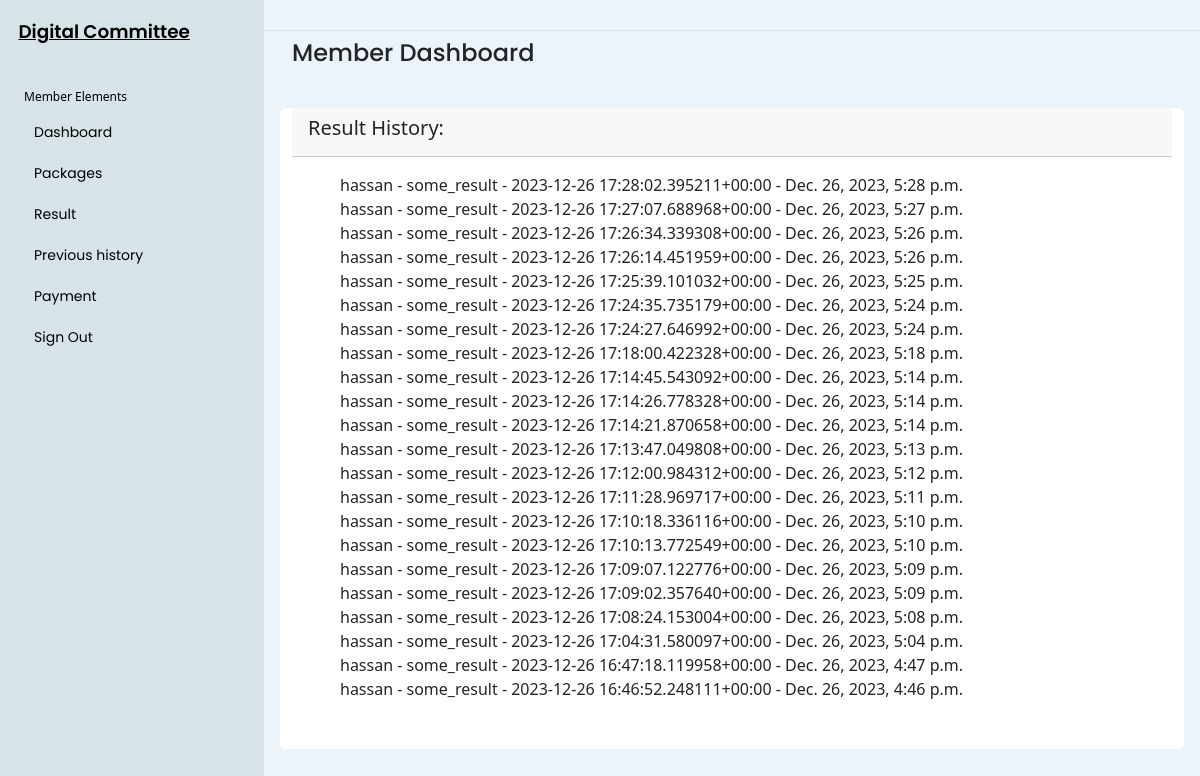
Page /result-history/ (signed in) on the committed database.
### fair_collection/models.py (models this page shows)
class ResultHistory(models.Model):
    user = models.ForeignKey(User, on_delete=models.CASCADE)
    result = models.CharField(max_length=255)  # No null allowed now
    created_at = models.DateTimeField(auto_now_add=True)
    def __str__(self):
        return f"{self.user.username} - {self.result} - {self.created_at}"

### fair_collection/views.py (the view)
# urls.py: path('result-history/', views.result_history, name='result_history'),
def result_history(request):
    history = ResultHistory.objects.filter(user=request.user).order_by('-created_at')
    return render(request, "fair_collection/result_history.html", {'history': history} )

### fair_collection/templates/fair_collection/result_history.html (shortened to what this page needs)
{% include "fair_collection/base.html" %}
{% block content %}
<main class="content px-3 py-2">
  <div class="container-fluid">
    <div class="mb-3">
      <h4>Member Dashboard</h4>
    </div>
    <div class="row">
      <div class="col-12 col-md-6 d-flex">
      </div>
       <div class="card border-0">
        <div class="card-header">
          <h5 class="card-title">
           Result History:
          </h5>
        </div>
        <div class="card-body">
          <table class="table">
            {% if history %}
            <ul>
                {% for entry in history %}
                    <li>{{ entry }} - {{ entry.created_at }}</li>
                {% endfor %}
            </ul>
        {% else %}
            <p>No results in the history.</p>
        {% endif %}
          </table>
        </div>
      </div>
    </div>
</main>
{% endblock%}

### fair_collection/templates/fair_collection/base.html (style rules this page uses)
body { font-family: 'Poppins', sans-serif; font-size: 0.875rem; opacity: 1; overflow-y: scroll; margin: 0; }
li { list-style: none; }
h4 { font-family: 'Poppins', sans-serif; font-size: 1.275rem; color: var(--bs-emphasis-color); }
.content { flex: 1; max-width: 100vw; width: 100vw; }
@media (min-width:768px) { .content { max-width: auto; width: auto; } }
.card { background-color: rgb(216, 227, 233); box-shadow:rgba(29, 119, 149, 0.05); margin-bottom: 24px; }

### rows in the picture
ResultHistory: user+result+created_at "hassan - some_result - 2023-12-26 17:28:02.395211+00:00", created_at "Dec. 26, 2023, 5:28 p.m."
ResultHistory: user+result+created_at "hassan - some_result - 2023-12-26 17:27:07.688968+00:00", created_at "Dec. 26, 2023, 5:27 p.m."
ResultHistory: user+result+created_at "hassan - some_result - 2023-12-26 17:26:34.339308+00:00", created_at "Dec. 26, 2023, 5:26 p.m."
ResultHistory: user+result+created_at "hassan - some_result - 2023-12-26 17:26:14.451959+00:00", created_at "Dec. 26, 2023, 5:26 p.m."
ResultHistory: user+result+created_at "hassan - some_result - 2023-12-26 17:25:39.101032+00:00", created_at "Dec. 26, 2023, 5:25 p.m."
ResultHistory: user+result+created_at "hassan - some_result - 2023-12-26 17:24:35.735179+00:00", created_at "Dec. 26, 2023, 5:24 p.m."
ResultHistory: user+result+created_at "hassan - some_result - 2023-12-26 17:24:27.646992+00:00", created_at "Dec. 26, 2023, 5:24 p.m."
ResultHistory: user+result+created_at "hassan - some_result - 2023-12-26 17:18:00.422328+00:00", created_at "Dec. 26, 2023, 5:18 p.m."
ResultHistory: user+result+created_at "hassan - some_result - 2023-12-26 17:14:45.543092+00:00", created_at "Dec. 26, 2023, 5:14 p.m."
ResultHistory: user+result+created_at "hassan - some_result - 2023-12-26 17:14:26.778328+00:00", created_at "Dec. 26, 2023, 5:14 p.m."
ResultHistory: user+result+created_at "hassan - some_result - 2023-12-26 17:14:21.870658+00:00", created_at "Dec. 26, 2023, 5:14 p.m."
ResultHistory: user+result+created_at "hassan - some_result - 2023-12-26 17:13:47.049808+00:00", created_at "Dec. 26, 2023, 5:13 p.m."
ResultHistory: user+result+created_at "hassan - some_result - 2023-12-26 17:12:00.984312+00:00", created_at "Dec. 26, 2023, 5:12 p.m."
ResultHistory: user+result+created_at "hassan - some_result - 2023-12-26 17:11:28.969717+00:00", created_at "Dec. 26, 2023, 5:11 p.m."
ResultHistory: user+result+created_at "hassan - some_result - 2023-12-26 17:10:18.336116+00:00", created_at "Dec. 26, 2023, 5:10 p.m."
ResultHistory: user+result+created_at "hassan - some_result - 2023-12-26 17:10:13.772549+00:00", created_at "Dec. 26, 2023, 5:10 p.m."
ResultHistory: user+result+created_at "hassan - some_result - 2023-12-26 17:09:07.122776+00:00", created_at "Dec. 26, 2023, 5:09 p.m."
ResultHistory: user+result+created_at "hassan - some_result - 2023-12-26 17:09:02.357640+00:00", created_at "Dec. 26, 2023, 5:09 p.m."
ResultHistory: user+result+created_at "hassan - some_result - 2023-12-26 17:08:24.153004+00:00", created_at "Dec. 26, 2023, 5:08 p.m."
ResultHistory: user+result+created_at "hassan - some_result - 2023-12-26 17:04:31.580097+00:00", created_at "Dec. 26, 2023, 5:04 p.m."
ResultHistory: user+result+created_at "hassan - some_result - 2023-12-26 16:47:18.119958+00:00", created_at "Dec. 26, 2023, 4:47 p.m."
ResultHistory: user+result+created_at "hassan - some_result - 2023-12-26 16:46:52.248111+00:00", created_at "Dec. 26, 2023, 4:46 p.m."
